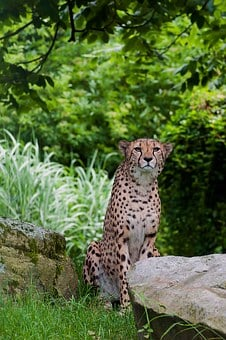
#> input picture data/BigCats/Cheetah/cheetah-223734__340.jpg, 226 x 340 px, found by its file name; its folder holds 4 pictures in this run; the run also reads 1 picture not shown here
$ jupyter execute --allow-errors IMAGE_CLASSIFICATION_AND_CLUSTERING.ipynb   (shell and % lines are left out)
#> lines starting #> are read from the running program, lines starting #| are printed output that depends on the picture; pictures that were not available may be replaced by others from this repository, and a replacement may not be noted
#Importing Necessary Libararies

[cell 1]
import os
import random
import numpy as np
import matplotlib.image as mpimg
from matplotlib import pyplot as plt
from sklearn import preprocessing
from sklearn import metrics
from sklearn.manifold import MDS
from sklearn.cluster import KMeans
from scipy.spatial import distance_matrix
from sklearn.metrics import accuracy_score
from sklearn import svm
from sklearn.model_selection import GridSearchCV
from sklearn.model_selection import LeaveOneOut
from sklearn.model_selection import train_test_split
from sklearn.neighbors import KNeighborsClassifier
from sklearn.ensemble import RandomForestClassifier

#SIFT algorithm is patented and is excluded in the latest configuration of opencv, so an older version of opencv was used to implement it.
import cv2

#This step is necessary as it provides access to the google drive where the dataset is stored.
from google.colab import drive
drive.mount('/content/gdrive')

#Data Visualisation

[cell 2]
#A list to store the dimensions of each image of the dataset.
image_dims = []
#Path to the dataset
img_folder = '/content/gdrive/My Drive/BigCats2'
animals = ['/Leopard', '/Cheetah', '/Jaguar', '/Lion', '/Tiger']
choice_animals = int(input('What animal picture samples would you like to visualise?\nEnter   0 - Leopard\n \t1 - Cheetah\n \t2 - Jaguar\n \t3 - Lion\n \t4 - Tiger\n \t5 - One sample for each of the above\n'))
#> the answer given: 1

plt.figure(figsize=(20,20))

for i in range(5):
    if choice_animals == 0:
        file = random.choice(os.listdir(img_folder + animals[0]))
        image_path = os.path.join(img_folder + animals[0], file)
    if choice_animals == 1:
        file = random.choice(os.listdir(img_folder + animals[1]))
        image_path = os.path.join(img_folder + animals[1], file)
    if choice_animals == 2:
        file = random.choice(os.listdir(img_folder + animals[2]))
        image_path = os.path.join(img_folder + animals[2], file)
    if choice_animals == 3:
        file = random.choice(os.listdir(img_folder + animals[3]))
        image_path = os.path.join(img_folder + animals[3], file)
    if choice_animals == 4:
        file = random.choice(os.listdir(img_folder + animals[4]))
        image_path = os.path.join(img_folder + animals[4], file)
    if choice_animals == 5:
        file = random.choice(os.listdir(img_folder + animals[i]))
        image_path = os.path.join(img_folder + animals[i], file)
    img = mpimg.imread(image_path)
#> img is the input picture: shape (340, 226, 3); mean R, G, B 87.5, 106.6, 59.4
    ax=plt.subplot(1, 5, i+1)
    ax.title.set_text(file)
    plt.imshow(img)         #Plottiing sample images


for dir1 in os.listdir(img_folder):
    for file in os.listdir(os.path.join(img_folder, dir1)):
        image_path = os.path.join(img_folder, dir1, file)
        image_dims.append(cv2.imread(image_path).shape)

max_dim = max(image_dims)   #Finding the largest dimension from all the image dimensions
#> max_dim = (333, 500, 3)
min_dim = min(image_dims)   #Finding the smallest dimension from all the image dimensions
#> min_dim = (333, 500, 3)
print('Biggest image in the dataset is of dimension:' + str(max_dim))
#| Biggest image in the dataset is of dimension:(333, 500, 3)
print('Smallest image in the dataset is of dimension:' + str(min_dim))
#| Smallest image in the dataset is of dimension:(333, 500, 3)
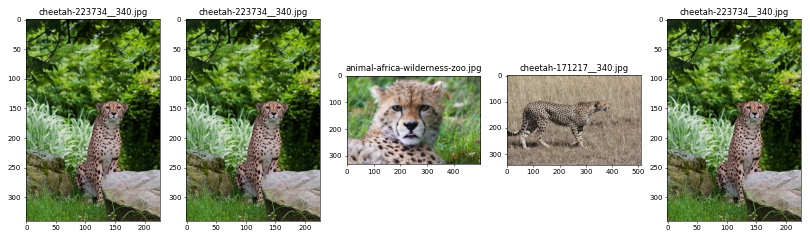
#> figure drawn by matplotlib, 5 panels

#Data Transformation

[cell 3]
data_choice = int(input('Which method would you like to use on the data?\n\t0 - Nothing\n\t1 - SIFT\n\t2 - MDS\n'))
#> the answer given: 1
IMG_HEIGHT = 400    #Declaring the dimensions of the images to be resized.
IMG_WIDTH = 500

#Creation of SIFT function if the user opts to use SIFT
if data_choice == 1:
  sift = cv2.xfeatures2d.SIFT_create(8)

#Creating a dataset by importing all the images and their class labels, and converting the images to a numeric array.
def create_dataset(img_folder):
#> called with img_folder = '/content/gdrive/My Drive/BigCats2'
    img_data_array = []
    class_name = []

    for dir1 in os.listdir(img_folder):
        for file in os.listdir(os.path.join(img_folder, dir1)):

            image_path = os.path.join(img_folder, dir1,  file)
            if data_choice == 0 or data_choice == 2:
              image = cv2.imread(image_path, cv2.COLOR_BGR2RGB)
              image = cv2.resize(image, (IMG_WIDTH, IMG_HEIGHT), interpolation = cv2.INTER_NEAREST)     #Resizing the image
              image = np.array(image)                                                                   #Coverting the image to an array
              image = image.astype('float32')
              image /= 255                                                                              #Scaling the Values by dividing array with channel value range
            elif data_choice == 1:
              image = cv2.imread(image_path, cv2.COLOR_BGR2GRAY)
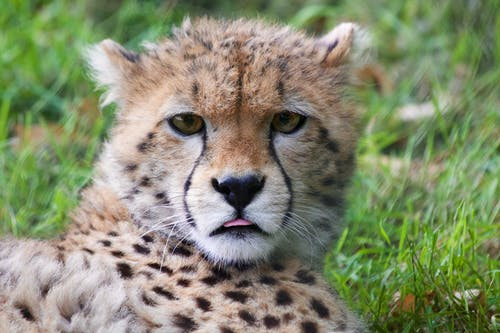
#> image: shape (333, 500, 3); mean B, G, R 109.6, 139.3, 132.2
              image = cv2.resize(image, (IMG_WIDTH, IMG_HEIGHT), interpolation = cv2.INTER_NEAREST)     #Resizing the image
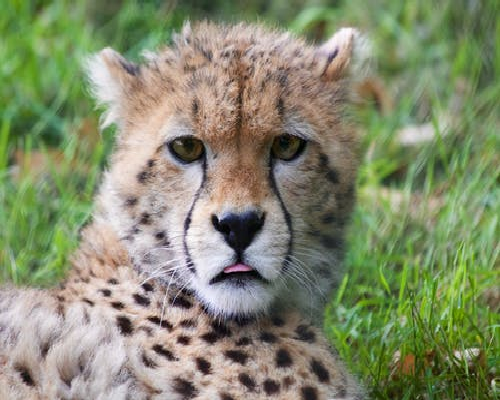
#> image: shape (400, 500, 3); mean B, G, R 109.6, 139.2, 132.1
              kp, des = sift.detectAndCompute(image, None)                                              #SIFT function computes the key points and descriptors
#> kp = 9 keypoints; (x, y, size): (125, 326, 10.9), (184, 340, 7), (204, 366, 9.7), (204, 366, 9.7), (117, 305, 6.1), (117, 305, 6.1), (238, 231, 24.7), (107, 293, 5.2), (107, 293, 5.2)
              #Making a key point array
              image_temp = []
              for i in range(8):
                image_temp.append([kp[i].pt[0], kp[i].pt[1]])
#> after the loop, image_temp = [[117.3, 305.2], [117.3, 305.2], [125.3, 325.7], [203.5, 365.7], [203.5, 365.7], [183.7, 340.1], [238.2, 230.6], [106.8, 292.8]]
              image = image_temp
#> image has the same summary as image_temp

            img_data_array.append(image)
            class_name.append(dir1)
    return img_data_array, class_name

img_data, class_name = create_dataset('/content/gdrive/My Drive/BigCats2')
#> img_data = [[[117.3, 305.2], [117.3, 305.2], [125.3, 325.7], [203.5, 365.7], [203.5, 365.7], [183.7, 340.1], [238.2, 230.6], [106.8, 292.8]]]; class_name = ['animal-africa-wilderness-zoo.jpg']

#Feature extraction, Dimension reduction and no modification:
#> (the rest of this cell did not finish here and is left out)

[cell 4]
classification_choice = int(input('Which classification model would you like to use?\n\t0 - Random Forest\n\t1 - SVM \n\t2 - K Nearest Neighbours\n'))
#> the answer given: 1
